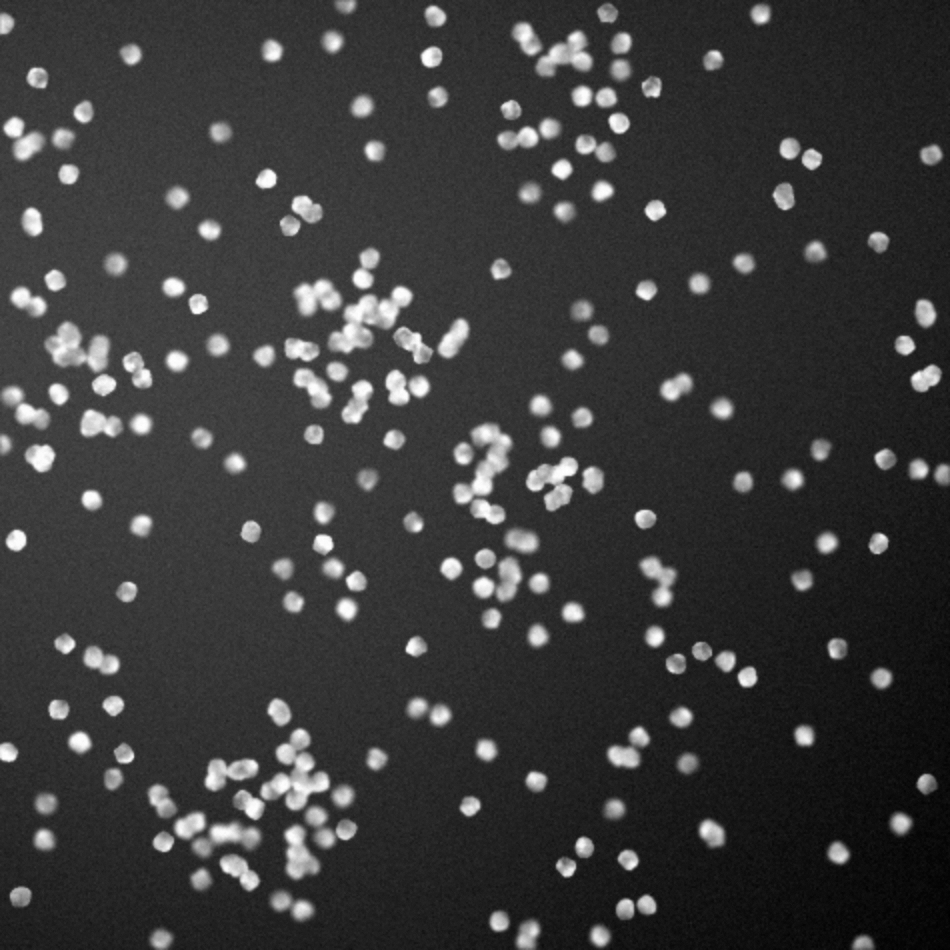
#> input picture VISÃO COMPUTACIONAL/TRABALHO/IMAGES/synthetic_045_images/20GRAY.tif, 950 x 950 px
$ python code.py
#> lines starting #> are read from the running program, lines starting #| are printed output that depends on the picture; after the words box and inside, x2 and y2 are one past the last pixel; in counts of white or black regions, pixels touching at a corner belong together
import cv2

import numpy as np

from matplotlib import pyplot as plt


# 1. Leitura da imagem

img = cv2.imread('../IMAGES/synthetic_045_images/20GRAY.tif')
#> img is the input picture: shape (950, 950, 3); min 0, max 255, mean 58.5

img_original = img.copy()


# 2. Conversão para escala de cinza

gray = cv2.cvtColor(img, cv2.COLOR_BGR2GRAY)


# 3. Suavização para redução de ruído

blur = cv2.GaussianBlur(gray, (5, 5), 0)


# 4. Binarização adaptativa

ret, thresh = cv2.threshold(blur, 0, 255, cv2.THRESH_BINARY + cv2.THRESH_OTSU)
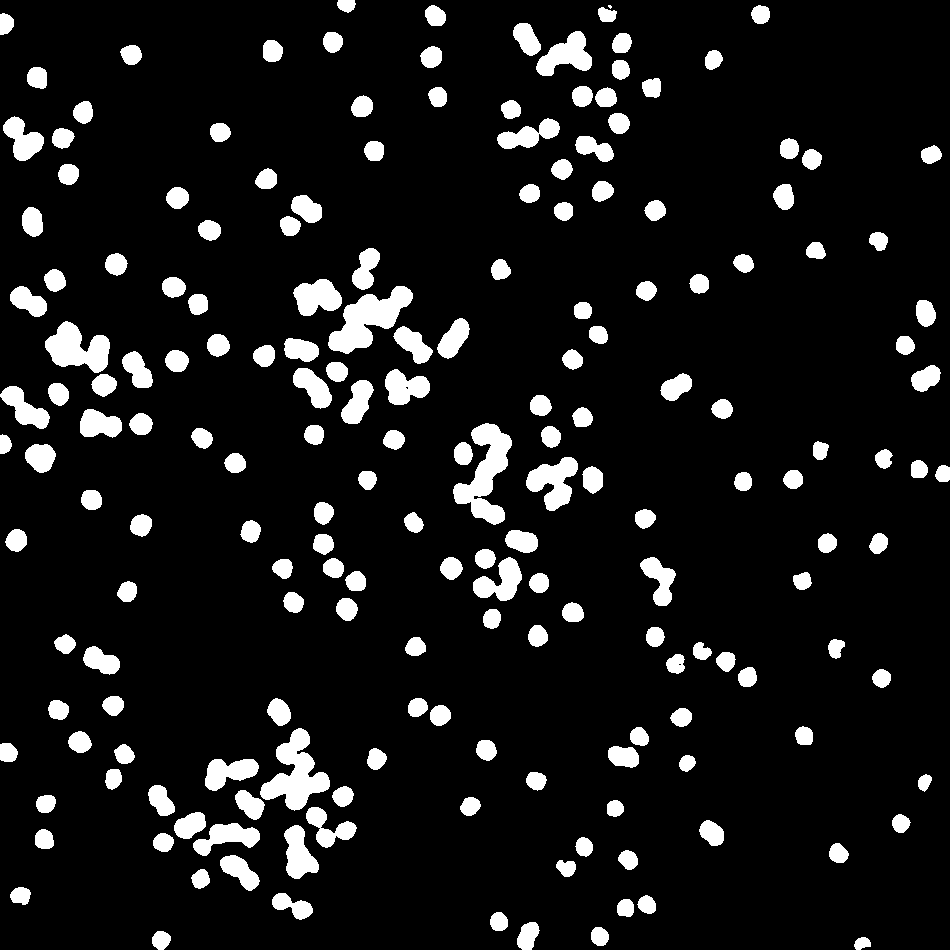
#> thresh: shape (950, 950); 9.7% white; 190 white regions (1 under 20 px), largest, box (x1, y1, x2, y2) and area: (453, 423, 512, 525) 2760, (328, 286, 413, 354) 2719, (260, 728, 330, 811) 2694
#> ret = 112


# 5. Operações morfológicas

kernel = np.ones((3, 3), np.uint8)

opening = cv2.morphologyEx(thresh, cv2.MORPH_OPEN, kernel, iterations=1)
#> opening: shape (950, 950); 9.7% white; 189 white regions, largest, box (x1, y1, x2, y2) and area: (453, 423, 512, 525) 2760, (328, 286, 413, 354) 2719, (260, 728, 330, 810) 2693

closing = cv2.morphologyEx(opening, cv2.MORPH_CLOSE, kernel, iterations=1)
#> closing: shape (950, 950); 9.7% white; 186 white regions, largest, box (x1, y1, x2, y2) and area: (235, 728, 330, 820) 3271, (453, 423, 512, 525) 2770, (328, 286, 413, 354) 2725


#======================================================================


# 6. Transformada da distância

dist_transform = cv2.distanceTransform(closing, cv2.DIST_L2, 5)

dist_norm = cv2.normalize(dist_transform, None, 0, 255, cv2.NORM_MINMAX).astype(np.uint8)


# 7. Threshold nos picos da transformada

"""ret, sure_fg = cv2.threshold(dist_transform, 0.2 * dist_transform.max(), 255, 0)

sure_fg = np.uint8(sure_fg)"""

value = np.percentile(dist_transform[dist_transform > 0], 95)  # só valores > 0
#> value = 8.79
ret, sure_fg = cv2.threshold(dist_transform, value, 255, 0)
#> sure_fg: shape (950, 950) float32; 0.41% white; 172 white regions (140 under 20 px), largest, box (x1, y1, x2, y2) and area: (337, 303, 392, 344) 592, (54, 331, 78, 358) 316, (303, 288, 333, 307) 239
#> ret = 8.79
sure_fg = np.uint8(sure_fg)


# 8. Background certo com dilatação

sure_bg = cv2.dilate(closing, kernel, iterations=3)
#> sure_bg: shape (950, 950); 16.7% white; 156 white regions, largest, box (x1, y1, x2, y2) and area: (291, 245, 472, 367) 9266, (232, 725, 359, 882) 8765, (450, 420, 515, 528) 4662


# 9. Regiões de incerteza

unknown = cv2.subtract(sure_bg, sure_fg)
#> unknown: shape (950, 950); 16.3% white; 156 white regions, largest, box (x1, y1, x2, y2) and area: (232, 725, 359, 882) 8379, (291, 245, 472, 367) 8329, (450, 420, 515, 528) 4474


# 10. Rotulagem dos marcadores

ret, markers = cv2.connectedComponents(sure_fg)
#> markers: shape (950, 950) int32; 173 distinct labels, from 0 to 172
#> ret = 173


# Ajustar rótulos: fundo = 1, células ≥ 2

markers = markers + 1
#> markers: shape (950, 950) int32; 173 distinct labels, from 1 to 173


# Áreas de incerteza marcadas como 0

markers[unknown == 255] = 0
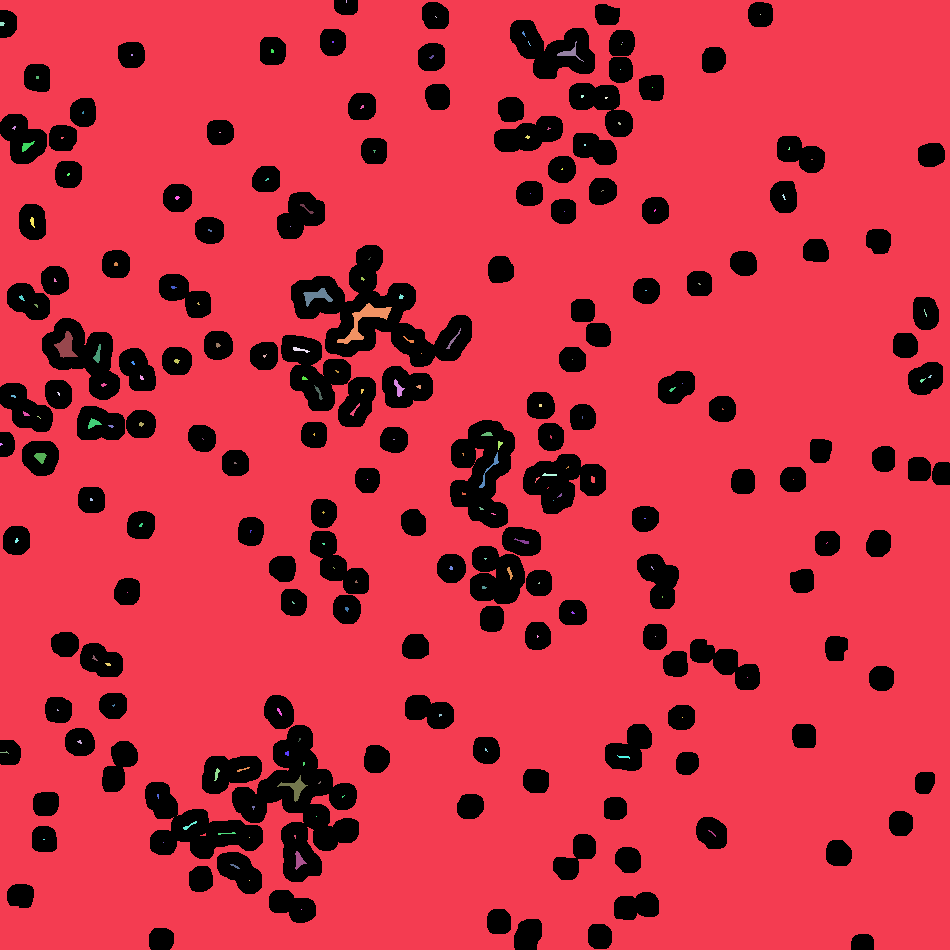
#> markers: shape (950, 950) int32; 174 distinct labels, from 0 to 173; one colour per label, 0 black


# 11. Aplicar Watershed (modifica a imagem original!)

markers_ws = cv2.watershed(img, markers.copy())
#> markers_ws: shape (950, 950) int32; 174 distinct labels, from -1 to 173

output = img.copy()

output[markers_ws == -1] = [0, 0, 255]  # bordas vermelhas
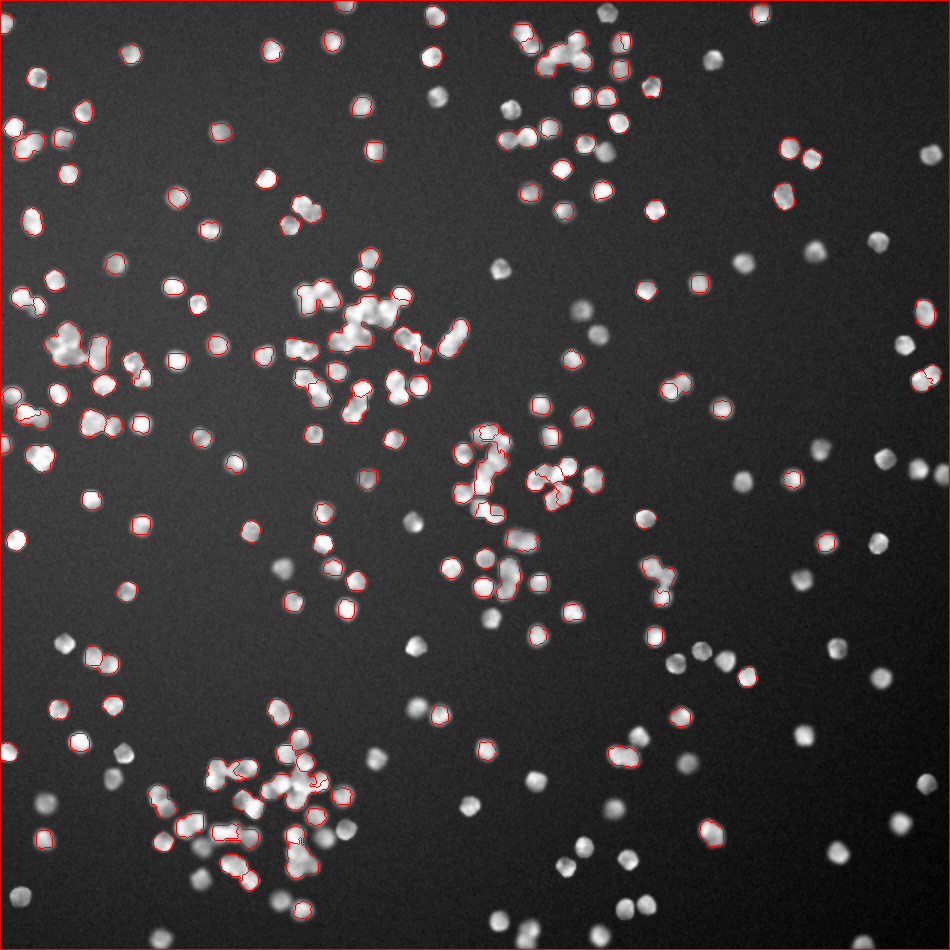
#> output: shape (950, 950, 3); 1.63% of pixels changed, all inside (x1, y1, x2, y2) = (0, 0, 950, 950)


# 12. Contagem de células

# Pegamos os rótulos únicos, ignorando fundo (1) e bordas (-1)

unique_labels = np.unique(markers)
#> unique_labels = 174 values from 0 to 173

num_cells = len(unique_labels[(unique_labels > 1)])
#> num_cells = 172


print(f"Total de células detectadas: {num_cells}")
#| Total de células detectadas: 172

# 13. Colorir cada célula detectada com uma cor diferente
color_map = np.zeros_like(img)

for label in np.unique(markers_ws):
    if label <= 1:
        continue

    mask = markers_ws == label

    color = np.random.randint(0, 255, size=3, dtype=np.uint8)

    color_map[mask] = color
#> this loop made 174 passes
#> color on passes 3 to 5: [172, 10, 127], [47, 170, 196], [117, 166, 22]

color_map[markers_ws == -1] = [0, 0, 255]
#> color_map: shape (950, 950, 3); mean of channels 0, 1, 2 7.9, 8.3, 11.5


# 14. Visualização das etapas

plt.figure(figsize=(16, 10))


plt.subplot(2, 4, 1)

plt.title("1. Original")

plt.imshow(cv2.cvtColor(img_original, cv2.COLOR_BGR2RGB))

plt.axis('off')


plt.subplot(2, 4, 2)

plt.title("2. Escala de Cinza")

plt.imshow(gray, cmap='gray')

plt.axis('off')


plt.subplot(2, 4, 3)

plt.title("3. Binarização Otsu")

plt.imshow(thresh, cmap='gray')

plt.axis('off')


plt.subplot(2, 4, 4)

plt.title("4. Pós-Morfologia")

plt.imshow(closing, cmap='gray')

plt.axis('off')


plt.subplot(2, 4, 5)

plt.title("5. Transformada Distância")

plt.imshow(dist_norm, cmap='gray')

plt.axis('off')


plt.subplot(2, 4, 6)

plt.title("6. Foreground (sure_fg)")

plt.imshow(sure_fg, cmap='gray')

plt.axis('off')


plt.subplot(2, 4, 7)

plt.title("7. Resultado Watershed")

plt.imshow(cv2.cvtColor(output, cv2.COLOR_BGR2RGB))

plt.axis('off')

plt.subplot(2, 4, 8)
plt.title("8. Células Coloridas")
plt.imshow(cv2.cvtColor(color_map, cv2.COLOR_BGR2RGB))
plt.axis('off')

plt.tight_layout()
plt.show()
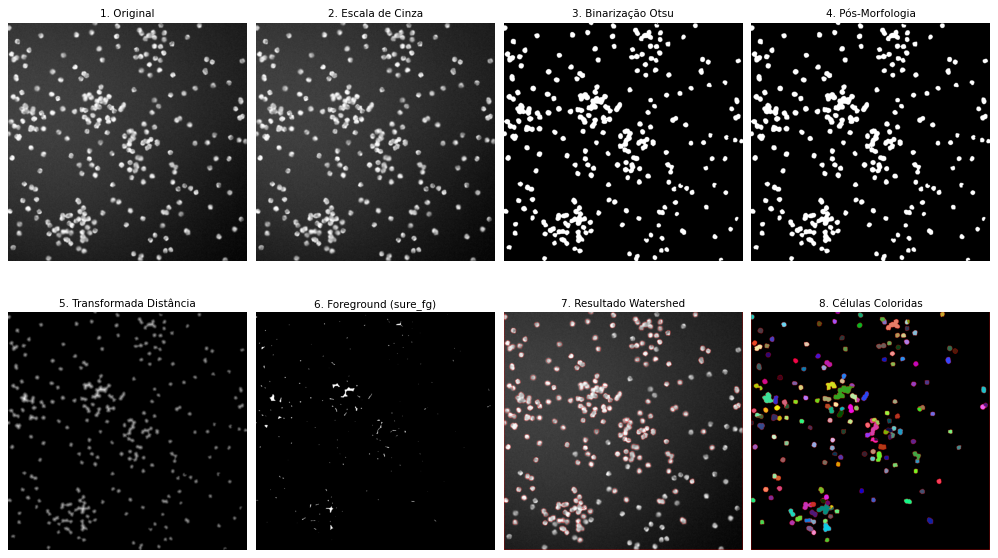
#> figure drawn by matplotlib, 8 panels

$ run again, with VISÃO COMPUTACIONAL/TRABALHO/IMAGES/synthetic_045_images/10GRAY.tif copied over VISÃO COMPUTACIONAL/TRABALHO/IMAGES/synthetic_045_images/20GRAY.tif
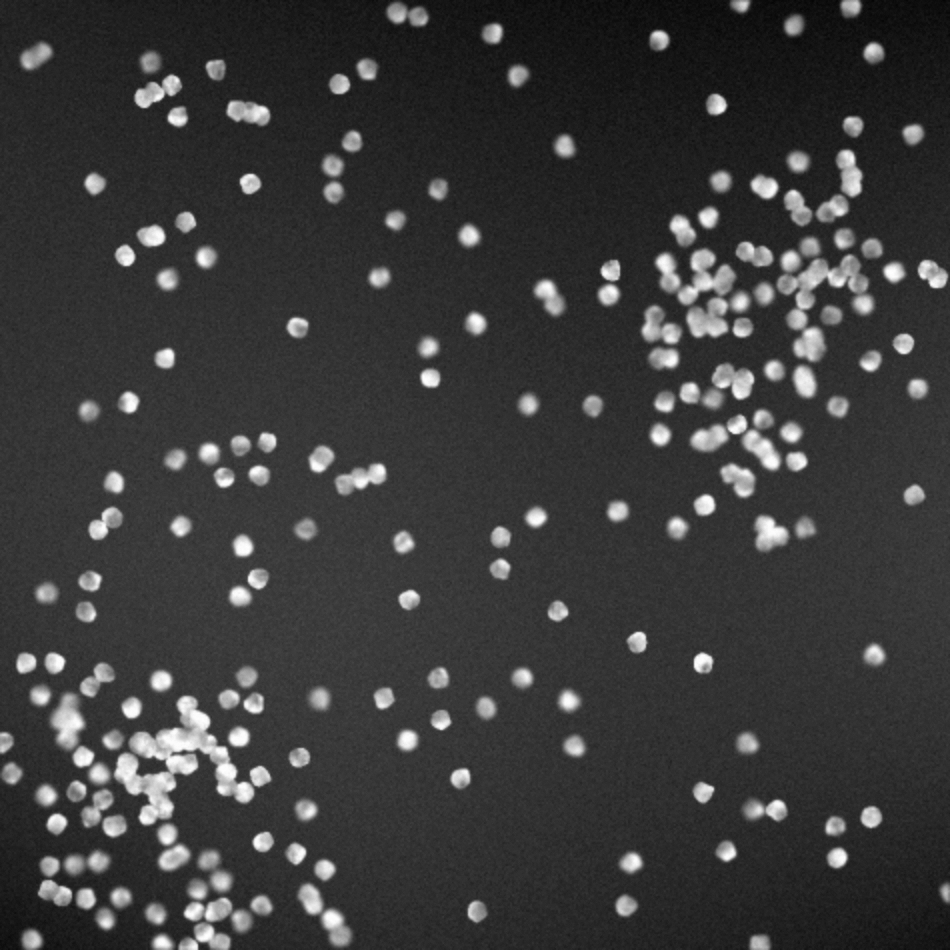
#> input picture VISÃO COMPUTACIONAL/TRABALHO/IMAGES/synthetic_045_images/10GRAY.tif, 950 x 950 px
#> img is the input picture: shape (950, 950, 3); min 5, max 255, mean 58.7
#> thresh: shape (950, 950); 9.5% white; 187 white regions, largest, box (x1, y1, x2, y2) and area: (114, 695, 271, 825) 7260, (777, 255, 874, 362) 3624, (655, 249, 735, 305) 2200
#> `ret, thresh = cv2.threshold(blur, 0, 255, cv2.THRESH_BINARY + cv2.THRE..`: ret = 110
#> opening: shape (950, 950); 9.5% white; 189 white regions, largest, box (x1, y1, x2, y2) and area: (114, 695, 271, 825) 7254, (778, 255, 874, 362) 3615, (655, 249, 735, 305) 2194
#> closing: shape (950, 950); 9.5% white; 178 white regions, largest, box (x1, y1, x2, y2) and area: (114, 695, 271, 825) 7292, (655, 249, 750, 338) 3684, (778, 255, 874, 362) 3628
#> value = 8.59
#> sure_bg: shape (950, 950); 16.3% white; 140 white regions, largest, box (x1, y1, x2, y2) and area: (48, 660, 274, 874) 19034, (652, 227, 877, 401) 14794, (150, 848, 275, 950) 5567
#> unknown: shape (950, 950); 15.9% white; 140 white regions, largest, box (x1, y1, x2, y2) and area: (48, 660, 274, 874) 17441, (652, 227, 877, 401) 14289, (150, 848, 275, 950) 5477
#> `ret, markers = cv2.connectedComponents(sure_fg)`: ret = 205
#> `markers[unknown == 255] = 0`:
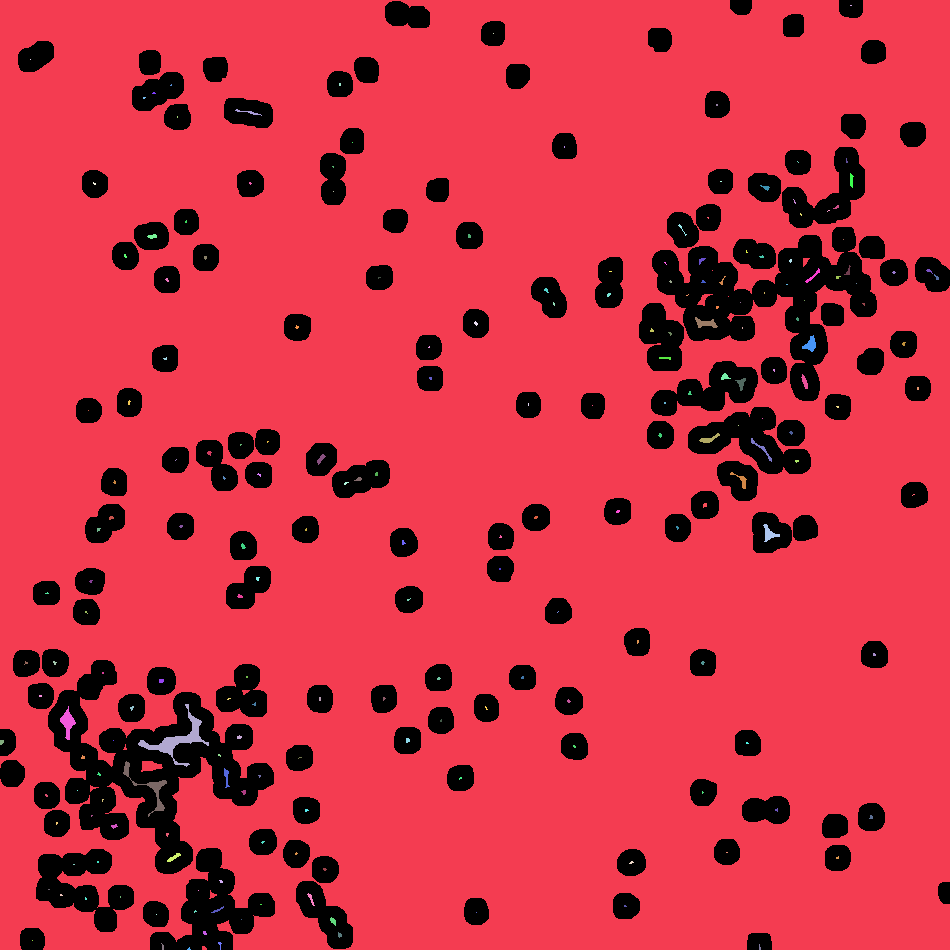
#> markers: shape (950, 950) int32; 206 distinct labels, from 0 to 205; one colour per label, 0 black
#> markers_ws: shape (950, 950) int32; 206 distinct labels, from -1 to 205
#> output: shape (950, 950, 3); 1.82% of pixels changed, all inside (x1, y1, x2, y2) = (0, 0, 950, 950)
#> unique_labels = 206 values from 0 to 205
#> num_cells = 204
#| Total de células detectadas: 204
#> the loop `for label in np.unique(markers_ws):` made 206 passes
#> color on passes 3 to 5: [172, 10, 127], [47, 170, 196], [117, 166, 22]
#> `color_map[markers_ws == -1] = [0, 0, 255]`:
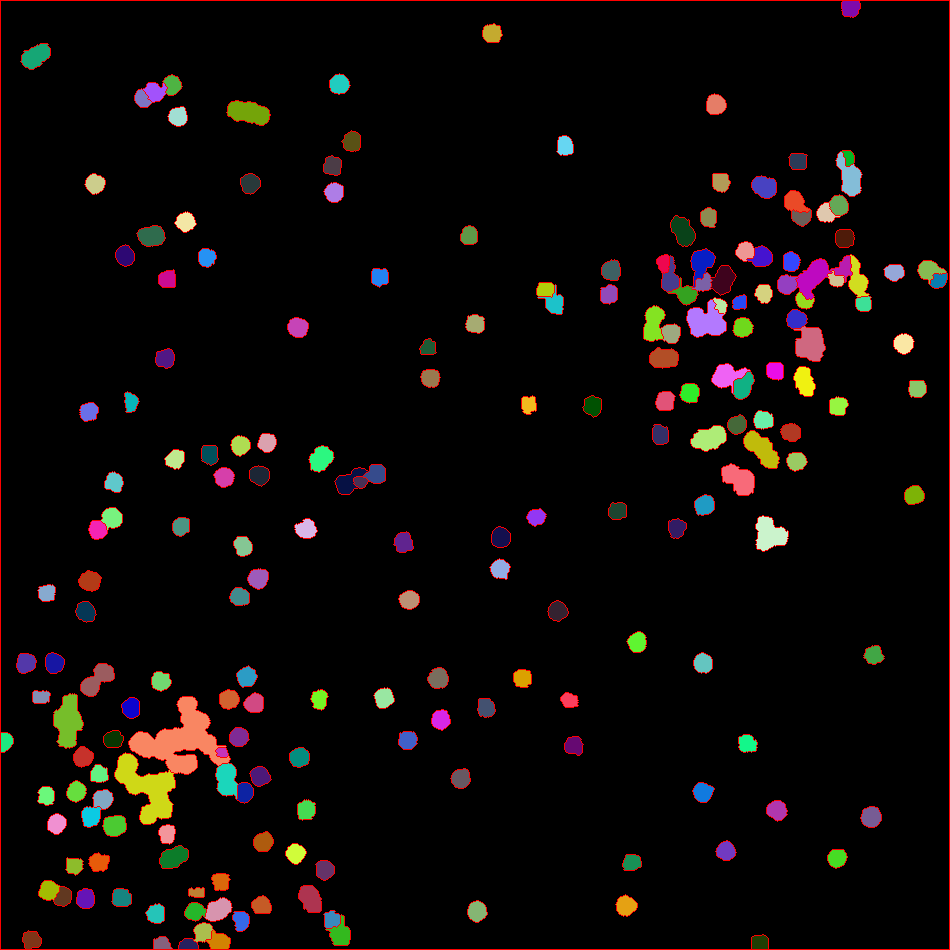
#> color_map: shape (950, 950, 3); mean of channels 0, 1, 2 8.4, 9.7, 14.2; drawn as B, G, R
